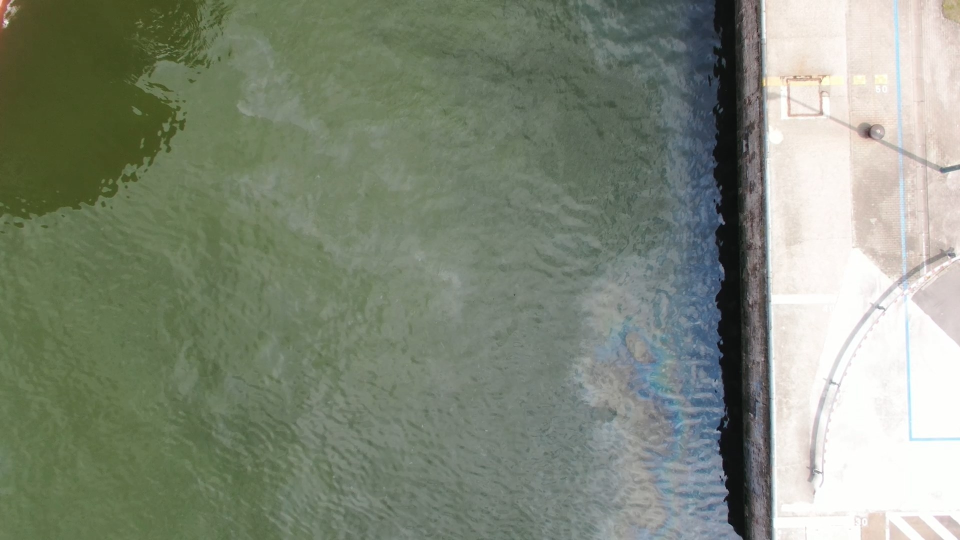
#> input picture DataSet/test/images/Oil (1024).jpg, 1920 x 1080 px, found by its file name (shown at 1/2 size); its folder holds only this picture in this run
$ jupyter execute app.ipynb
#> lines starting #> are read from the running program, lines starting #| are printed output that depends on the picture; after the words box and inside, x2 and y2 are one past the last pixel; in counts of white or black regions, pixels touching at a corner belong together
# Oil Spill Detection - Advanced Data Preprocessing
## AI-Driven System for Oil Spill Identification and Monitoring

This notebook contains comprehensive preprocessing for SAR and RGB satellite imagery oil spill detection.

## 1. Import Required Libraries

[cell 1]
import os
import numpy as np
import matplotlib.pyplot as plt
from PIL import Image
import cv2
from scipy import ndimage
from skimage import filters, exposure
import warnings
warnings.filterwarnings('ignore')

print("Libraries imported successfully!")

## 2. Dataset Configuration

[cell 2]
# Dataset paths
DATASET_PATH = "DataSet"
TRAIN_PATH = os.path.join(DATASET_PATH, "train")
VAL_PATH = os.path.join(DATASET_PATH, "val")
TEST_PATH = os.path.join(DATASET_PATH, "test")

# Image configuration
IMG_HEIGHT = 256
IMG_WIDTH = 256
IMG_CHANNELS = 3
IMAGE_TYPE = 'RGB'  # Change to 'SAR' for SAR images

print(f"Dataset path: {DATASET_PATH}")
print(f"Image type: {IMAGE_TYPE}")
print(f"Image size: {IMG_HEIGHT}x{IMG_WIDTH}x{IMG_CHANNELS}")

## 3. Dataset Exploration

[cell 3]
def count_files(path):
    """Count number of files in images and masks folders"""
    images_path = os.path.join(path, "images")
    masks_path = os.path.join(path, "masks")

    if os.path.exists(images_path) and os.path.exists(masks_path):
        img_count = len([f for f in os.listdir(images_path) if f.lower().endswith(('.png', '.jpg', '.jpeg'))])
        mask_count = len([f for f in os.listdir(masks_path) if f.lower().endswith(('.png', '.jpg', '.jpeg'))])
        return img_count, mask_count
    return 0, 0

# Count files in each split
train_imgs, train_masks = count_files(TRAIN_PATH)
val_imgs, val_masks = count_files(VAL_PATH)
test_imgs, test_masks = count_files(TEST_PATH)

print("Dataset Statistics:")
print(f"Train: {train_imgs} images, {train_masks} masks")
print(f"Validation: {val_imgs} images, {val_masks} masks")
print(f"Test: {test_imgs} images, {test_masks} masks")
print(f"Total: {train_imgs + val_imgs + test_imgs} images")

## 4. SAR-Specific Preprocessing Functions

[cell 4]
def preprocess_sar(image, method='lee'):
    """Preprocess SAR image: speckle noise reduction + normalization"""
    # 1. Speckle noise reduction
    if method == 'lee':
        kernel = np.ones((5,5))/25
        mean = cv2.filter2D(image, -1, kernel)
        var = cv2.filter2D(image**2, -1, kernel) - mean**2
        k = var / np.maximum(var + mean**2, 1e-10)
        image = mean + k*(image - mean)

    # 2. Log scaling + z-score normalization
    image = np.log(image + 1e-10)
    image = (image - image.mean()) / (image.std() + 1e-10)

    # 3. Scale to [0,1]
    image = (image - image.min()) / (image.max() - image.min() + 1e-10)

    return image.astype(np.float32)

def preprocess_rgb(image):
    """Normalize RGB image to [0,1]"""
    return image.astype(np.float32)/255.0

print("Preprocessing functions ready!")

## 5. Image Preprocessing Functions

[cell 5]
def load_image(image_path, image_type='RGB'):
    """Load and preprocess image"""
#> called with image_path = 'DataSet/train/images/Oil (1024).jpg', image_type = 'RGB'
    if image_type == 'SAR':
        img = cv2.imread(image_path, cv2.IMREAD_GRAYSCALE)
        img = cv2.resize(img, (IMG_WIDTH, IMG_HEIGHT))
        img = preprocess_sar(img.astype(np.float32)/255.0)
        img = np.stack([img, img, img], axis=-1)
    else:
        img = cv2.imread(image_path)
#> img is the input picture: shape (1080, 1920, 3); mean B, G, R 121.8, 138.3, 129.8
        img = cv2.cvtColor(img, cv2.COLOR_BGR2RGB)
        img = cv2.resize(img, (IMG_WIDTH, IMG_HEIGHT))
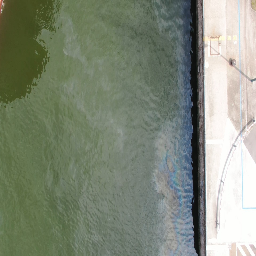
#> img: shape (256, 256, 3); mean R, G, B 129.7, 138.2, 121.7
        img = preprocess_rgb(img)
#> in preprocess_rgb, `return image.astype(np.float32)/255.0`:
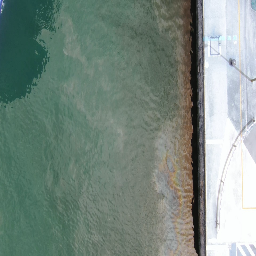
#> returned value: shape (256, 256, 3) float32; mean of channels 0, 1, 2 0.509, 0.542, 0.477; drawn as B, G, R
    return img

def load_mask(mask_path):
    """Load and preprocess mask"""
#> called with mask_path = 'DataSet/train/masks/Oil (1024).png'
    mask = cv2.imread(mask_path, cv2.IMREAD_GRAYSCALE)
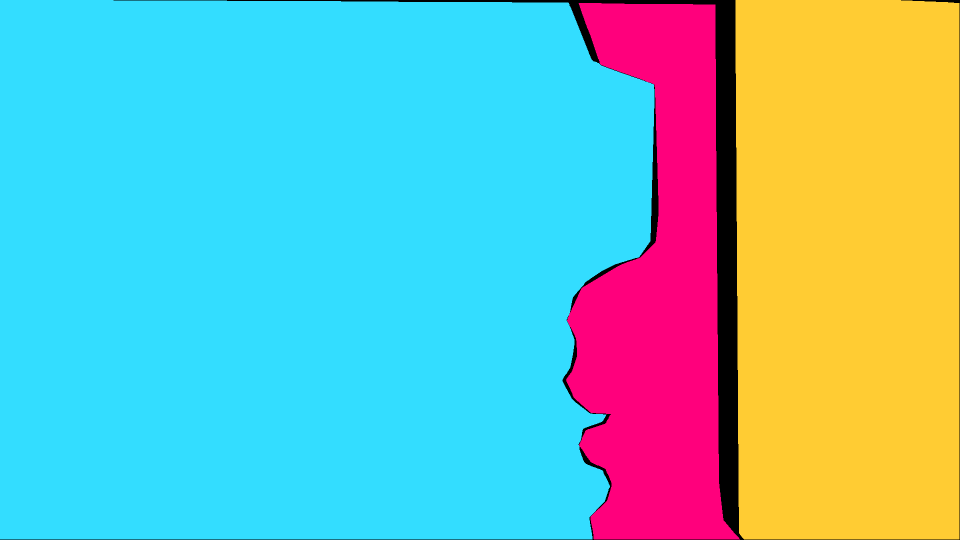
#> input picture DataSet/test/masks/Oil (1024).png, 1920 x 1080 px, found by its file name (shown at 1/2 size)
#> mask: shape (1080, 1920); min 0, max 201, mean 166.2
    mask = cv2.resize(mask, (IMG_WIDTH, IMG_HEIGHT), interpolation=cv2.INTER_NEAREST)
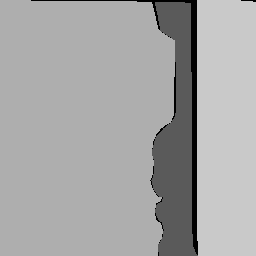
#> mask: shape (256, 256); min 0, max 201, mean 166.2
    mask = (mask > 127).astype(np.float32)
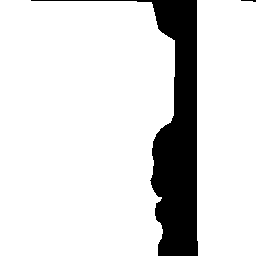
#> mask: shape (256, 256) float32; values 0 (black) and 1 (white), 86.2% white; 2 black regions (1 under 20 px), largest, box (x1, y1, x2, y2) and area: (31, 0, 198, 256) 8995
    return mask

print("Image preprocessing functions ready!")

## 6. Data Augmentation Functions

[cell 6]
def geometric_augmentation(image, mask):
    """Apply geometric augmentations"""
    # Random horizontal flip
    if np.random.random() > 0.5:
        image = np.fliplr(image)
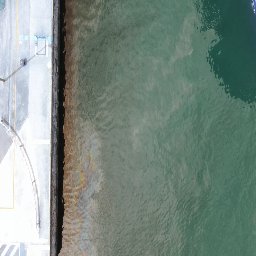
#> image: shape (256, 256, 3) float32; mean of channels 0, 1, 2 0.509, 0.542, 0.477; drawn as B, G, R
        mask = np.fliplr(mask)
#> mask: shape (256, 256) float32; values 0 (black) and 1 (white), 86.2% white; 2 black regions (1 under 20 px), largest, box (x1, y1, x2, y2) and area: (58, 0, 225, 256) 8995

    # Random vertical flip
    if np.random.random() > 0.5:
        image = np.flipud(image)
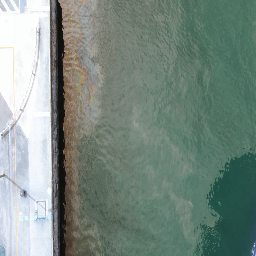
#> image: shape (256, 256, 3) float32; mean of channels 0, 1, 2 0.509, 0.542, 0.477; drawn as B, G, R
        mask = np.flipud(mask)
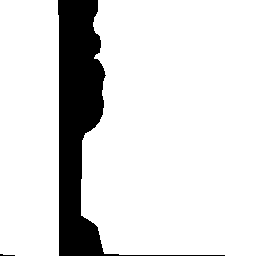
#> mask: shape (256, 256) float32; values 0 (black) and 1 (white), 86.2% white; 2 black regions (1 under 20 px), largest, box (x1, y1, x2, y2) and area: (58, 0, 225, 256) 8995

    # Random rotation (90, 180, 270 degrees)
    k = np.random.randint(0, 4)
    image = np.rot90(image, k)
    mask = np.rot90(mask, k)
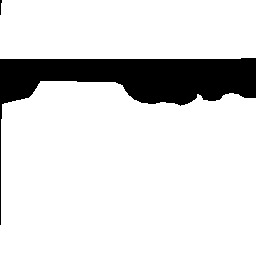
#> mask: shape (256, 256) float32; values 0 (black) and 1 (white), 86.2% white; 2 black regions (1 under 20 px), largest, box (x1, y1, x2, y2) and area: (0, 58, 256, 225) 8995

    return image, mask

def photometric_augmentation(image, image_type='RGB'):
    """Apply photometric augmentations"""
#> called with image_type = 'RGB'
    if image_type == 'RGB':
        # Brightness variation
        if np.random.random() > 0.5:
            brightness = np.random.uniform(0.8, 1.2)
            image = np.clip(image * brightness, 0, 1)
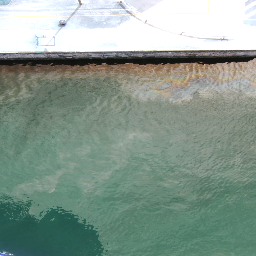
#> image: shape (256, 256, 3) float32; mean of channels 0, 1, 2 0.563, 0.604, 0.533; drawn as B, G, R

        # Contrast variation
        if np.random.random() > 0.5:
            contrast = np.random.uniform(0.8, 1.2)
            image = np.clip((image - 0.5) * contrast + 0.5, 0, 1)

        # Random noise injection
        if np.random.random() > 0.7:
            noise = np.random.normal(0, 0.02, image.shape)
            image = np.clip(image + noise, 0, 1)

    elif image_type == 'SAR':
        # SAR-specific augmentations
        if np.random.random() > 0.5:
            speckle = np.random.gamma(1, 0.1, image.shape)
            image = np.clip(image * speckle, 0, 1)

        if np.random.random() > 0.5:
            scale = np.random.uniform(0.9, 1.1)
            image = np.clip(image * scale, 0, 1)

    return image

print("Data augmentation functions ready!")

## 7. Data Loading Functions

[cell 7]
def load_dataset(dataset_path, split, apply_augmentation=False):
    """Load complete dataset for a given split"""
    images_path = os.path.join(dataset_path, split, "images")
    masks_path = os.path.join(dataset_path, split, "masks")

    image_files = sorted([f for f in os.listdir(images_path)
                         if f.lower().endswith(('.png', '.jpg', '.jpeg'))])
    mask_files = sorted([f for f in os.listdir(masks_path)
                        if f.lower().endswith(('.png', '.jpg', '.jpeg'))])

    print(f"Loading {len(image_files)} samples from {split} set...")

    images, masks = [], []

    for i, (img_file, mask_file) in enumerate(zip(image_files, mask_files)):
        img_path = os.path.join(images_path, img_file)
        mask_path = os.path.join(masks_path, mask_file)

        if not os.path.exists(img_path) or not os.path.exists(mask_path):
            continue

        image = load_image(img_path, IMAGE_TYPE)
        mask = load_mask(mask_path)

        if apply_augmentation:
            image, mask = geometric_augmentation(image, mask)
            image = photometric_augmentation(image, IMAGE_TYPE)

        images.append(image)
        masks.append(mask)

        if (i + 1) % 50 == 0:
            print(f"Processed {i + 1}/{len(image_files)} samples")

    return np.array(images), np.array(masks)

print("Data loading functions ready!")

## 8. Load and Preprocess All Data

[cell 8]
# Load training data with augmentation
print("Loading training data...")
X_train, y_train = load_dataset(DATASET_PATH, "train", apply_augmentation=True)

# Load validation data
print("\nLoading validation data...")
X_val, y_val = load_dataset(DATASET_PATH, "val", apply_augmentation=False)

# Load test data
print("\nLoading test data...")
X_test, y_test = load_dataset(DATASET_PATH, "test", apply_augmentation=False)

print("\nData loading completed!")
print(f"Training data shape: {X_train.shape}, {y_train.shape}")
#| Training data shape: (1, 256, 256, 3), (1, 256, 256)
print(f"Validation data shape: {X_val.shape}, {y_val.shape}")
#| Validation data shape: (1, 256, 256, 3), (1, 256, 256)
print(f"Test data shape: {X_test.shape}, {y_test.shape}")
#| Test data shape: (1, 256, 256, 3), (1, 256, 256)

## 9. Data Quality Checks

[cell 9]
def check_data_quality(images, masks, dataset_name):
    """Perform quality checks on the dataset"""
#> called with images = array of shape (1, 256, 256, 3), masks = array of shape (1, 256, 256), dataset_name = 'Training'
    print(f"\n=== {dataset_name} Data Quality Check ===")
    print(f"Images shape: {images.shape}")
#| Images shape: (1, 256, 256, 3)
    print(f"Masks shape: {masks.shape}")
#| Masks shape: (1, 256, 256)
    print(f"Images range: [{images.min():.3f}, {images.max():.3f}]")
#| Images range: [0.061, 0.977]
    print(f"Masks range: [{masks.min():.3f}, {masks.max():.3f}]")
#| Masks range: [0.000, 1.000]

    oil_percentage = (np.sum(masks == 1) / masks.size) * 100
#> oil_percentage = 86.25
    print(f"Oil spill pixels: {oil_percentage:.2f}% of total pixels")
#| Oil spill pixels: 86.25% of total pixels

check_data_quality(X_train, y_train, "Training")
check_data_quality(X_val, y_val, "Validation")
#| Images shape: (1, 256, 256, 3)
#| Masks shape: (1, 256, 256)
#| Images range: [0.035, 1.000]
#| Masks range: [0.000, 1.000]
#| Oil spill pixels: 86.25% of total pixels
check_data_quality(X_test, y_test, "Test")
#| Images shape: (1, 256, 256, 3)
#| Masks shape: (1, 256, 256)
#| Images range: [0.035, 1.000]
#| Masks range: [0.000, 1.000]
#| Oil spill pixels: 86.25% of total pixels

## 10. Visualize Preprocessed Data

[cell 10]
def visualize_samples(images, masks, num_samples=3):
    """Visualize preprocessed samples"""
#> called with images = array of shape (1, 256, 256, 3), masks = array of shape (1, 256, 256), num_samples = 3
    indices = np.random.choice(len(images), min(num_samples, len(images)), replace=False)
#> indices = [0]

    fig, axes = plt.subplots(num_samples, 2, figsize=(10, 4*num_samples))
    if num_samples == 1:
        axes = axes.reshape(1, -1)

    for i, idx in enumerate(indices):
        axes[i, 0].imshow(images[idx])
        axes[i, 0].set_title(f'Image {idx}')
        axes[i, 0].axis('off')

        axes[i, 1].imshow(masks[idx], cmap='gray')
        axes[i, 1].set_title(f'Mask {idx}')
        axes[i, 1].axis('off')
#> this loop made 1 pass

    plt.tight_layout()
    plt.show()

visualize_samples(X_train, y_train, 3)

## 11. Data Summary

[cell 11]
print("\n" + "="*50)
print("PREPROCESSING SUMMARY")
print("="*50)
print(f"✓ Dataset: {DATASET_PATH}")
print(f"✓ Image type: {IMAGE_TYPE}")
print(f"✓ Image size: {IMG_HEIGHT}x{IMG_WIDTH}x{IMG_CHANNELS}")
print(f"✓ Training samples: {len(X_train)}")
#| ✓ Training samples: 1
print(f"✓ Validation samples: {len(X_val)}")
#| ✓ Validation samples: 1
print(f"✓ Test samples: {len(X_test)}")
#| ✓ Test samples: 1
print("\nFeatures:")
print("✓ SAR speckle noise reduction (Lee filter)")
print("✓ SAR log-scaling + z-score normalization")
print("✓ RGB normalization to [0,1]")
print("✓ Binary masks (oil=1, background=0)")
print("✓ Geometric augmentation (flips, rotations)")
print("✓ Photometric augmentation (brightness, contrast, noise)")
print("✓ SAR-specific augmentation (speckle simulation)")
print("\nData ready for model training!")
print("="*50)
